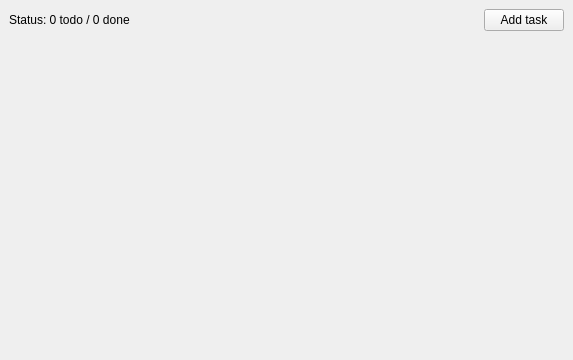
<?xml version="1.0" encoding="UTF-8"?>
<ui version="4.0">
 <class>MainWindow</class>
 <widget class="QMainWindow" name="MainWindow">
  <property name="geometry">
   <rect>
    <x>0</x>
    <y>0</y>
    <width>573</width>
    <height>360</height>
   </rect>
  </property>
  <property name="windowTitle">
   <string>TodoApp</string>
  </property>
  <widget class="QWidget" name="centralwidget">
   <layout class="QVBoxLayout" name="verticalLayout">
    <item>
     <layout class="QHBoxLayout" name="toolbarLayout">
      <item>
       <widget class="QLabel" name="statusLabel">
        <property name="text">
         <string>Status: 0 todo / 0 done</string>
        </property>
       </widget>
      </item>
      <item>
       <spacer name="horizontalSpacer">
        <property name="orientation">
         <enum>Qt::Horizontal</enum>
        </property>
        <property name="sizeHint" stdset="0">
         <size>
          <width>40</width>
          <height>20</height>
         </size>
        </property>
       </spacer>
      </item>
      <item>
       <widget class="QPushButton" name="addTaskButton">
        <property name="text">
         <string>Add task</string>
        </property>
       </widget>
      </item>
     </layout>
    </item>
    <item>
     <layout class="QVBoxLayout" name="tasksLayout"/>
    </item>
    <item>
     <spacer name="verticalSpacer">
      <property name="orientation">
       <enum>Qt::Vertical</enum>
      </property>
      <property name="sizeHint" stdset="0">
       <size>
        <width>20</width>
        <height>40</height>
       </size>
      </property>
     </spacer>
    </item>
   </layout>
  </widget>
 </widget>
 <resources/>
 <connections/>
</ui>
